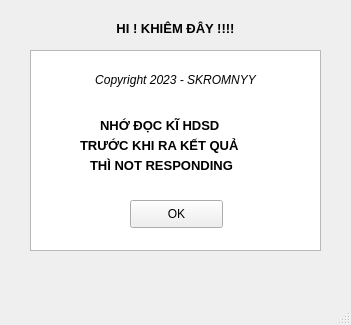
<?xml version="1.0" encoding="UTF-8"?>
<ui version="4.0">
 <class>homedothi</class>
 <widget class="QMainWindow" name="homedothi">
  <property name="geometry">
   <rect>
    <x>0</x>
    <y>0</y>
    <width>351</width>
    <height>325</height>
   </rect>
  </property>
  <property name="windowTitle">
   <string>MainWindow</string>
  </property>
  <widget class="QWidget" name="dothi">
   <widget class="QLabel" name="label">
    <property name="geometry">
     <rect>
      <x>0</x>
      <y>20</y>
      <width>351</width>
      <height>16</height>
     </rect>
    </property>
    <property name="font">
     <font>
      <family>Arial</family>
      <pointsize>10</pointsize>
      <weight>75</weight>
      <bold>true</bold>
     </font>
    </property>
    <property name="text">
     <string>HI ! KHIÊM ĐÂY !!!!</string>
    </property>
    <property name="alignment">
     <set>Qt::AlignCenter</set>
    </property>
   </widget>
   <widget class="QTextBrowser" name="textBrowser">
    <property name="geometry">
     <rect>
      <x>30</x>
      <y>50</y>
      <width>291</width>
      <height>201</height>
     </rect>
    </property>
   </widget>
   <widget class="QPushButton" name="ok">
    <property name="geometry">
     <rect>
      <x>130</x>
      <y>200</y>
      <width>93</width>
      <height>28</height>
     </rect>
    </property>
    <property name="text">
     <string>OK</string>
    </property>
   </widget>
   <widget class="QLabel" name="label_5">
    <property name="geometry">
     <rect>
      <x>30</x>
      <y>70</y>
      <width>291</width>
      <height>20</height>
     </rect>
    </property>
    <property name="font">
     <font>
      <italic>true</italic>
     </font>
    </property>
    <property name="text">
     <string>Copyright 2023 - SKROMNYY</string>
    </property>
    <property name="alignment">
     <set>Qt::AlignCenter</set>
    </property>
   </widget>
   <widget class="QLabel" name="label_2">
    <property name="geometry">
     <rect>
      <x>100</x>
      <y>110</y>
      <width>161</width>
      <height>31</height>
     </rect>
    </property>
    <property name="font">
     <font>
      <family>Arial</family>
      <pointsize>10</pointsize>
      <weight>75</weight>
      <italic>false</italic>
      <bold>true</bold>
     </font>
    </property>
    <property name="text">
     <string>NHỚ ĐỌC KĨ HDSD</string>
    </property>
   </widget>
   <widget class="QLabel" name="label_3">
    <property name="geometry">
     <rect>
      <x>80</x>
      <y>130</y>
      <width>211</width>
      <height>31</height>
     </rect>
    </property>
    <property name="font">
     <font>
      <family>Arial</family>
      <pointsize>10</pointsize>
      <weight>75</weight>
      <italic>false</italic>
      <bold>true</bold>
     </font>
    </property>
    <property name="text">
     <string>TRƯỚC KHI RA KẾT QUẢ</string>
    </property>
   </widget>
   <widget class="QLabel" name="label_4">
    <property name="geometry">
     <rect>
      <x>90</x>
      <y>150</y>
      <width>181</width>
      <height>31</height>
     </rect>
    </property>
    <property name="font">
     <font>
      <family>Arial</family>
      <pointsize>10</pointsize>
      <weight>75</weight>
      <italic>false</italic>
      <bold>true</bold>
     </font>
    </property>
    <property name="text">
     <string>THÌ NOT RESPONDING</string>
    </property>
   </widget>
  </widget>
  <widget class="QMenuBar" name="menubar">
   <property name="geometry">
    <rect>
     <x>0</x>
     <y>0</y>
     <width>351</width>
     <height>26</height>
    </rect>
   </property>
  </widget>
  <widget class="QStatusBar" name="statusbar"/>
 </widget>
 <resources/>
 <connections/>
</ui>
